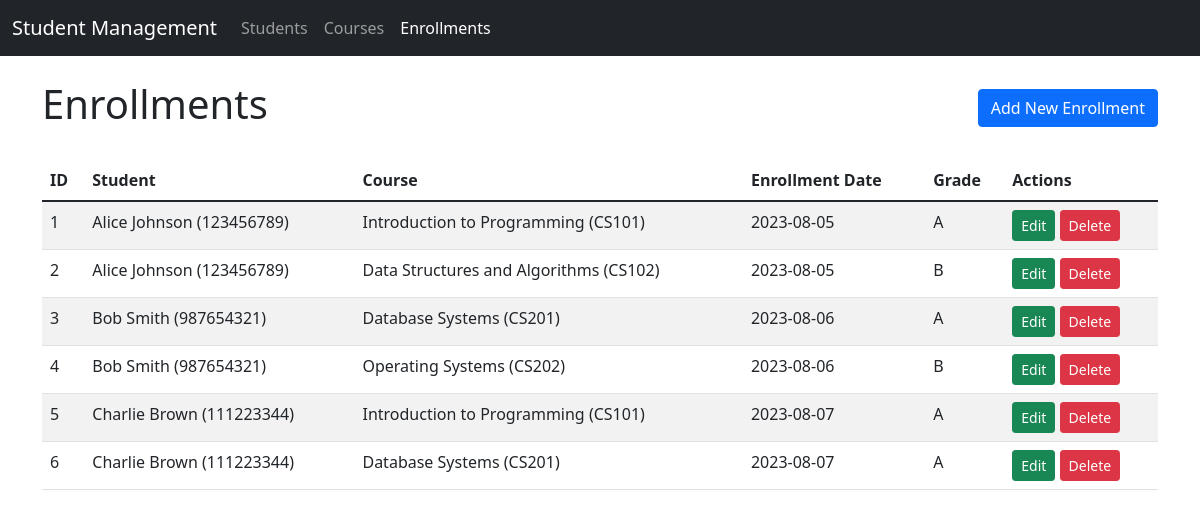
The app's page /index.php?controller=enrollment&action=index, older data.
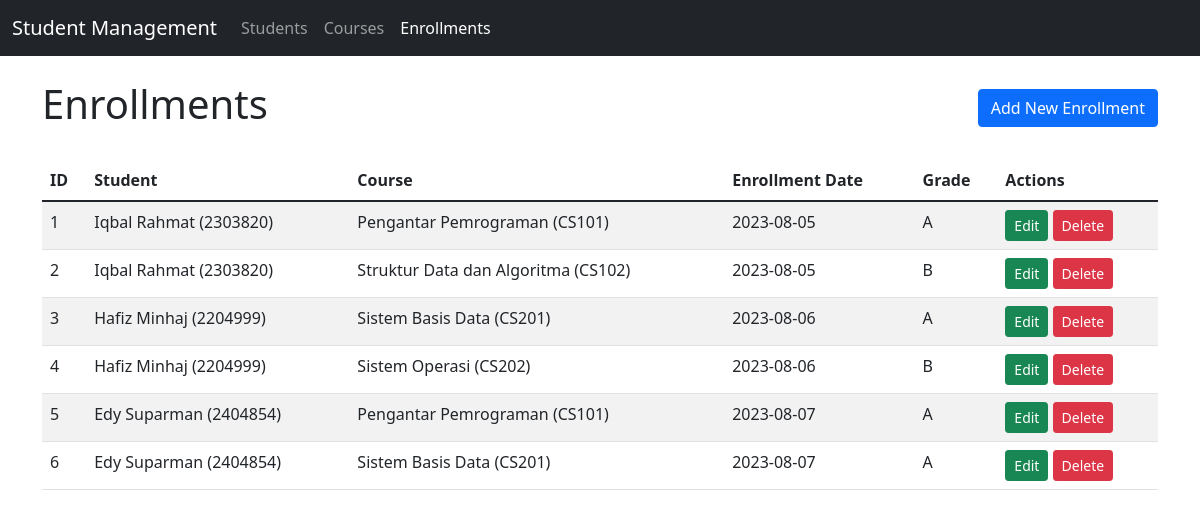
The same page, newer data.
### tables this page shows
CREATE TABLE `enrollments` (
  `id` int(11) NOT NULL AUTO_INCREMENT,
  `student_id` int(11) NOT NULL,
  `course_id` int(11) NOT NULL,
  `enrollment_date` date NOT NULL,
  `grade` varchar(2) DEFAULT NULL,
  PRIMARY KEY (`id`),
  FOREIGN KEY (`student_id`) REFERENCES `students`(`id`) ON DELETE CASCADE,
  FOREIGN KEY (`course_id`) REFERENCES `courses`(`id`) ON DELETE CASCADE
);

CREATE TABLE `students` (
  `id` int(11) NOT NULL AUTO_INCREMENT,
  `name` varchar(100) NOT NULL,
  `nim` varchar(20) NOT NULL,
  `phone` varchar(15) NOT NULL,
  `email` varchar(100) DEFAULT NULL,
  `join_date` date NOT NULL,
  PRIMARY KEY (`id`)
);

CREATE TABLE `courses` (
  `id` int(11) NOT NULL AUTO_INCREMENT,
  `course_code` varchar(10) NOT NULL,
  `course_name` varchar(100) NOT NULL,
  `credit_hours` int(1) NOT NULL,
  `description` text DEFAULT NULL,
  PRIMARY KEY (`id`)
);

### models/Enrollment.php (called while the page is built, shortened)
<?php
require_once 'config/connection.php';
class Enrollment {
    private $conn;
    private $table = 'enrollments';
    public function __construct() {
        $database = new Database();
        $this->conn = $database->getConnection();
    }
    public function getAllWithDetails() {
        $query = "SELECT e.*,
                  s.name as student_name,
                  s.nim as student_nim,
                  c.course_name,
                  c.course_code
                  FROM {$this->table} e
                  JOIN students s ON e.student_id = s.id
                  JOIN courses c ON e.course_id = c.id
                  ORDER BY e.id ASC";
        $result = $this->conn->query($query);
        return $result;
    }
}
?>

### config/connection.php (called while the page is built, shortened)
<?php
class Database {
    private $host = "localhost";
    private $username = "root";
    private $password = "";
    private $database = "tp_mvc";
    private $conn = null;
    public function getConnection() {
        if ($this->conn === null) {
            $this->conn = new mysqli($this->host, $this->username, $this->password, $this->database);
        }
        return $this->conn;
    }
}
?>

### controllers/EnrollmentController.php (called while the page is built, shortened)
<?php
require_once 'models/Enrollment.php';
require_once 'views/enrollment.view.php';
class EnrollmentController {
    private $enrollment;
    private $view;
    public function __construct() {
        $this->enrollment = new Enrollment();
        $this->view = new EnrollmentView();
    }
    public function index() {
        $enrollments = $this->enrollment->getAllWithDetails();
        $this->view->renderIndex($enrollments);
    }
}
?>

### views/enrollment.view.php (the view, shortened to what this page needs)
<?php
require_once  'views/template.class.php';
class EnrollmentView
{
    public function renderIndex($enrollments)
    {
        $dataTabel = '';
        while ($row = $enrollments->fetch_assoc()) {
            $dataTabel .= "<tr>
                <td>{$row['id']}</td>
                <td>{$row['student_name']} ({$row['student_nim']})</td>
                <td>{$row['course_name']} ({$row['course_code']})</td>
                <td>{$row['enrollment_date']}</td>
                <td>" . ($row['grade'] ?: '-') . "</td>
                <td>
                    <a href='index.php?controller=enrollment&action=edit&id={$row['id']}' class='btn btn-sm btn-success'>Edit</a>
                    <a href='index.php?controller=enrollment&action=delete&id={$row['id']}' class='btn btn-sm btn-danger' onclick='return confirm(\"Are you sure you want to delete this enrollment?\");'>Delete</a>
                </td>
            </tr>";
        }
        $tpl = new Template("templates/enrollment/index.html");
        $tpl->replace("JUDUL", "Enrollments");
        $tpl->replace("NAVBAR", $this->getNavbar('enrollment'));
    }
    private function getNavbar($activeController)
    {
        $navbar = '<nav class="navbar navbar-expand-lg navbar-dark bg-dark">
            <div class="container-fluid">
                <a class="navbar-brand" href="index.php">Student Management</a>
                <div class="collapse navbar-collapse" id="navbarNav">
                    <ul class="navbar-nav">
                        <li class="nav-item">
                            <a class="nav-link ' . ($activeController == 'student' ? 'active' : '') . '" href="index.php?controller=student&action=index">Students</a>
                        </li>
                        <li class="nav-item">
                            <a class="nav-link ' . ($activeController == 'course' ? 'active' : '') . '" href="index.php?controller=course&action=index">Courses</a>
                        </li>
                        <li class="nav-item">
                            <a class="nav-link ' . ($activeController == 'enrollment' ? 'active' : '') . '" href="index.php?controller=enrollment&action=index">Enrollments</a>
                        </li>
                    </ul>
                </div>
            </div>
        </nav>';
        return $navbar;
    }
}

### index.php (shortened to what this page needs)
<?php
require_once 'config/connection.php';
$controller = isset($_GET['controller']) ? $_GET['controller'] : 'student';
$action = isset($_GET['action']) ? $_GET['action'] : 'index';
switch ($controller) {
    case 'enrollment':
        require_once 'controllers/EnrollmentController.php';
        $controller = new EnrollmentController();
        break;
}
switch ($action) {
    case 'index':
        $controller->index();
        break;
}
?>

### views/template.class.php (shortened to what this page needs)
<?php
class Template
{
    var $content = '';
    function __construct($filename = '')
    {
        $this->content = implode('', @file($filename));
    }
    function clear()
    {
        $this->content = preg_replace("/DATA_[A-Z|_|0-9]+/", "", $this->content);
    }
    function write()
    {
        print $this->content;
    }
    function replace($old = '', $new = '')
    {
        if (is_int($new)) {
            $value = sprintf("%d", $new);
        } elseif (is_float($new)) {
            $value = sprintf("%f", $new);
        } elseif (is_array($new)) {
            $value = '';
            foreach ($new as $item) {
                $value .= $item . ' ';
            }
        } else {
            $value = $new;
        }
        $this->content = preg_replace("/$old/", $value, $this->content);
    }
}

Row changes from the older to the newer data that the page shows:
changed through a linked row, enrollments id 1: student.name "Alice Johnson" → "Iqbal Rahmat"; student.nim "123456789" → "2303820"; course.course_name "Introduction to Programming" → "Pengantar Pemrograman"
changed through a linked row, enrollments "CS102": student.name "Alice Johnson" → "Iqbal Rahmat"; student.nim "123456789" → "2303820"; course.course_name "Data Structures and Algorithms" → "Struktur Data dan Algoritma"
changed through a linked row, enrollments id 3: student.name "Bob Smith" → "Hafiz Minhaj"; student.nim "987654321" → "2204999"; course.course_name "Database Systems" → "Sistem Basis Data"
changed through a linked row, enrollments "CS202": student.name "Bob Smith" → "Hafiz Minhaj"; student.nim "987654321" → "2204999"; course.course_name "Operating Systems" → "Sistem Operasi"
changed through a linked row, enrollments id 5: student.name "Charlie Brown" → "Edy Suparman"; student.nim "111223344" → "2404854"; course.course_name "Introduction to Programming" → "Pengantar Pemrograman"
changed through a linked row, enrollments id 6: student.name "Charlie Brown" → "Edy Suparman"; student.nim "111223344" → "2404854"; course.course_name "Database Systems" → "Sistem Basis Data"
